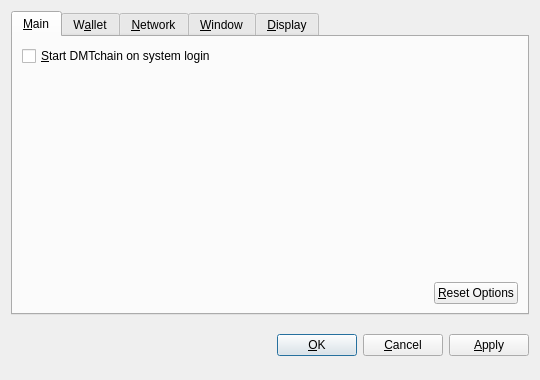
<?xml version="1.0" encoding="UTF-8"?>
<ui version="4.0">
 <class>OptionsDialog</class>
 <widget class="QDialog" name="OptionsDialog">
  <property name="geometry">
   <rect>
    <x>0</x>
    <y>0</y>
    <width>540</width>
    <height>380</height>
   </rect>
  </property>
  <property name="windowTitle">
   <string>Options</string>
  </property>
  <property name="modal">
   <bool>true</bool>
  </property>
  <layout class="QVBoxLayout" name="verticalLayout">
   <item>
    <widget class="QTabWidget" name="tabWidget">
     <property name="tabPosition">
      <enum>QTabWidget::North</enum>
     </property>
     <property name="currentIndex">
      <number>0</number>
     </property>
     <widget class="QWidget" name="tabMain">
      <attribute name="title">
       <string>&amp;Main</string>
      </attribute>
      <layout class="QVBoxLayout" name="verticalLayout_Main">
       <item>
        <widget class="QCheckBox" name="bitcoinAtStartup">
         <property name="toolTip">
          <string>Automatically start DMTchain after logging in to the system.</string>
         </property>
         <property name="text">
          <string>&amp;Start DMTchain on system login</string>
         </property>
        </widget>
       </item>
       <item>
        <spacer name="verticalSpacer_Main">
         <property name="orientation">
          <enum>Qt::Vertical</enum>
         </property>
         <property name="sizeHint" stdset="0">
          <size>
           <width>20</width>
           <height>40</height>
          </size>
         </property>
        </spacer>
       </item>
       <item>
        <layout class="QHBoxLayout" name="horizontalLayout_2_Main">
         <item>
          <spacer name="horizontalSpacer_2_Main">
           <property name="orientation">
            <enum>Qt::Horizontal</enum>
           </property>
           <property name="sizeHint" stdset="0">
            <size>
             <width>40</width>
             <height>20</height>
            </size>
           </property>
          </spacer>
         </item>
         <item>
          <widget class="QPushButton" name="resetButton">
           <property name="toolTip">
            <string>Reset all client options to default.</string>
           </property>
           <property name="text">
            <string>&amp;Reset Options</string>
           </property>
           <property name="autoDefault">
            <bool>false</bool>
           </property>
          </widget>
         </item>
        </layout>
       </item>
      </layout>
     </widget>
     <widget class="QWidget" name="tabWallet">
      <attribute name="title">
       <string>W&amp;allet</string>
      </attribute>
      <layout class="QVBoxLayout" name="verticalLayout_Network">
       <item>
        <widget class="QLabel" name="transactionFeeInfoLabel">
         <property name="text">
          <string>Optional transaction fee per kB that helps make sure your transactions are processed quickly. Most transactions are 1 kB.</string>
         </property>
         <property name="textFormat">
          <enum>Qt::PlainText</enum>
         </property>
         <property name="wordWrap">
          <bool>true</bool>
         </property>
        </widget>
       </item>
       <item>
        <layout class="QHBoxLayout" name="horizontalLayout_1_Main">
         <item>
          <widget class="QLabel" name="transactionFeeLabel">
           <property name="text">
            <string>Pay transaction &amp;fee</string>
           </property>
           <property name="textFormat">
            <enum>Qt::PlainText</enum>
           </property>
           <property name="buddy">
            <cstring>transactionFee</cstring>
           </property>
          </widget>
         </item>
         <item>
          <widget class="BitcoinAmountField" name="transactionFee"/>
         </item>
         <item>
          <spacer name="horizontalSpacer_1_Main">
           <property name="orientation">
            <enum>Qt::Horizontal</enum>
           </property>
           <property name="sizeHint" stdset="0">
            <size>
             <width>40</width>
             <height>20</height>
            </size>
           </property>
          </spacer>
         </item>
        </layout>
       </item>
       <item>
        <widget class="QLabel" name="label">
         <property name="text">
          <string>If you disable the spending of unconfirmed change, the change from a transaction cannot be used until that transaction has at least one confirmation. This also affects how your balance is computed.</string>
         </property>
         <property name="wordWrap">
          <bool>true</bool>
         </property>
        </widget>
       </item>
       <item>
        <widget class="QCheckBox" name="spendZeroConfChange">
         <property name="text">
          <string>Spend unconfirmed change  (experts only)</string>
         </property>
        </widget>
       </item>
       <item>
        <spacer name="verticalSpacer">
         <property name="orientation">
          <enum>Qt::Vertical</enum>
         </property>
         <property name="sizeHint" stdset="0">
          <size>
           <width>20</width>
           <height>40</height>
          </size>
         </property>
        </spacer>
       </item>
      </layout>
     </widget>
     <widget class="QWidget" name="tabNetwork">
      <attribute name="title">
       <string>&amp;Network</string>
      </attribute>
      <layout class="QVBoxLayout" name="verticalLayout_Network">
       <item>
        <widget class="QCheckBox" name="mapPortUpnp">
         <property name="toolTip">
          <string>Automatically open the DMTchain client port on the router. This only works when your router supports UPnP and it is enabled.</string>
         </property>
         <property name="text">
          <string>Map port using &amp;UPnP</string>
         </property>
        </widget>
       </item>
       <item>
        <widget class="QCheckBox" name="connectSocks">
         <property name="toolTip">
          <string>Connect to the DMTchain network through a SOCKS proxy (e.g. when connecting through Tor).</string>
         </property>
         <property name="text">
          <string>&amp;Connect through SOCKS proxy:</string>
         </property>
        </widget>
       </item>
       <item>
        <layout class="QHBoxLayout" name="horizontalLayout_Network">
         <item>
          <widget class="QLabel" name="proxyIpLabel">
           <property name="text">
            <string>Proxy &amp;IP:</string>
           </property>
           <property name="textFormat">
            <enum>Qt::PlainText</enum>
           </property>
           <property name="buddy">
            <cstring>proxyIp</cstring>
           </property>
          </widget>
         </item>
         <item>
          <widget class="QValidatedLineEdit" name="proxyIp">
           <property name="maximumSize">
            <size>
             <width>140</width>
             <height>16777215</height>
            </size>
           </property>
           <property name="toolTip">
            <string>IP address of the proxy (e.g. 127.0.0.1)</string>
           </property>
          </widget>
         </item>
         <item>
          <widget class="QLabel" name="proxyPortLabel">
           <property name="text">
            <string>&amp;Port:</string>
           </property>
           <property name="textFormat">
            <enum>Qt::PlainText</enum>
           </property>
           <property name="buddy">
            <cstring>proxyPort</cstring>
           </property>
          </widget>
         </item>
         <item>
          <widget class="QLineEdit" name="proxyPort">
           <property name="maximumSize">
            <size>
             <width>55</width>
             <height>16777215</height>
            </size>
           </property>
           <property name="toolTip">
            <string>Port of the proxy (e.g. 9050)</string>
           </property>
          </widget>
         </item>
         <item>
          <widget class="QLabel" name="socksVersionLabel">
           <property name="text">
            <string>SOCKS &amp;Version:</string>
           </property>
           <property name="textFormat">
            <enum>Qt::PlainText</enum>
           </property>
           <property name="buddy">
            <cstring>socksVersion</cstring>
           </property>
          </widget>
         </item>
         <item>
          <widget class="QValueComboBox" name="socksVersion">
           <property name="toolTip">
            <string>SOCKS version of the proxy (e.g. 5)</string>
           </property>
          </widget>
         </item>
         <item>
          <spacer name="horizontalSpacer_Network">
           <property name="orientation">
            <enum>Qt::Horizontal</enum>
           </property>
           <property name="sizeHint" stdset="0">
            <size>
             <width>40</width>
             <height>20</height>
            </size>
           </property>
          </spacer>
         </item>
        </layout>
       </item>
       <item>
        <spacer name="verticalSpacer_Network">
         <property name="orientation">
          <enum>Qt::Vertical</enum>
         </property>
         <property name="sizeHint" stdset="0">
          <size>
           <width>20</width>
           <height>40</height>
          </size>
         </property>
        </spacer>
       </item>
      </layout>
     </widget>
     <widget class="QWidget" name="tabWindow">
      <attribute name="title">
       <string>&amp;Window</string>
      </attribute>
      <layout class="QVBoxLayout" name="verticalLayout_Window">
       <item>
        <widget class="QCheckBox" name="minimizeToTray">
         <property name="toolTip">
          <string>Show only a tray icon after minimizing the window.</string>
         </property>
         <property name="text">
          <string>&amp;Minimize to the tray instead of the taskbar</string>
         </property>
        </widget>
       </item>
       <item>
        <widget class="QCheckBox" name="minimizeOnClose">
         <property name="toolTip">
          <string>Minimize instead of exit the application when the window is closed. When this option is enabled, the application will be closed only after selecting Quit in the menu.</string>
         </property>
         <property name="text">
          <string>M&amp;inimize on close</string>
         </property>
        </widget>
       </item>
       <item>
        <spacer name="verticalSpacer_Window">
         <property name="orientation">
          <enum>Qt::Vertical</enum>
         </property>
         <property name="sizeHint" stdset="0">
          <size>
           <width>20</width>
           <height>40</height>
          </size>
         </property>
        </spacer>
       </item>
      </layout>
     </widget>
     <widget class="QWidget" name="tabDisplay">
      <attribute name="title">
       <string>&amp;Display</string>
      </attribute>
      <layout class="QVBoxLayout" name="verticalLayout_Display">
       <item>
        <layout class="QHBoxLayout" name="horizontalLayout_1_Display">
         <item>
          <widget class="QLabel" name="langLabel">
           <property name="text">
            <string>User Interface &amp;language:</string>
           </property>
           <property name="textFormat">
            <enum>Qt::PlainText</enum>
           </property>
           <property name="buddy">
            <cstring>lang</cstring>
           </property>
          </widget>
         </item>
         <item>
          <widget class="QValueComboBox" name="lang">
           <property name="toolTip">
            <string>The user interface language can be set here. This setting will take effect after restarting DMTchain.</string>
           </property>
          </widget>
         </item>
        </layout>
       </item>
       <item>
        <layout class="QHBoxLayout" name="horizontalLayout_2_Display">
         <item>
          <widget class="QLabel" name="unitLabel">
           <property name="text">
            <string>&amp;Unit to show amounts in:</string>
           </property>
           <property name="textFormat">
            <enum>Qt::PlainText</enum>
           </property>
           <property name="buddy">
            <cstring>unit</cstring>
           </property>
          </widget>
         </item>
         <item>
          <widget class="QValueComboBox" name="unit">
           <property name="toolTip">
            <string>Choose the default subdivision unit to show in the interface and when sending coins.</string>
           </property>
          </widget>
         </item>
        </layout>
       </item>
       <item>
        <widget class="QCheckBox" name="displayAddresses">
         <property name="toolTip">
          <string>Whether to show DMTchain addresses in the transaction list or not.</string>
         </property>
         <property name="text">
          <string>&amp;Display addresses in transaction list</string>
         </property>
        </widget>
       </item>
       <item>
        <widget class="QCheckBox" name="coinControlFeatures">
         <property name="toolTip">
          <string>Whether to show coin control features or not.</string>
         </property>
         <property name="text">
          <string>Display coin &amp;control features (experts only!)</string>
         </property>
        </widget>
       </item>
       <item>
        <spacer name="verticalSpacer_Display">
         <property name="orientation">
          <enum>Qt::Vertical</enum>
         </property>
         <property name="sizeHint" stdset="0">
          <size>
           <width>20</width>
           <height>40</height>
          </size>
         </property>
        </spacer>
       </item>
      </layout>
     </widget>
    </widget>
   </item>
   <item>
    <layout class="QHBoxLayout" name="horizontalLayout_Buttons">
     <item>
      <spacer name="horizontalSpacer_1">
       <property name="orientation">
        <enum>Qt::Horizontal</enum>
       </property>
       <property name="sizeHint" stdset="0">
        <size>
         <width>40</width>
         <height>48</height>
        </size>
       </property>
      </spacer>
     </item>
     <item>
      <widget class="QLabel" name="statusLabel">
       <property name="font">
        <font>
         <weight>75</weight>
         <bold>true</bold>
        </font>
       </property>
       <property name="text">
        <string/>
       </property>
       <property name="textFormat">
        <enum>Qt::PlainText</enum>
       </property>
       <property name="wordWrap">
        <bool>true</bool>
       </property>
      </widget>
     </item>
     <item>
      <spacer name="horizontalSpacer_2">
       <property name="orientation">
        <enum>Qt::Horizontal</enum>
       </property>
       <property name="sizeHint" stdset="0">
        <size>
         <width>40</width>
         <height>48</height>
        </size>
       </property>
      </spacer>
     </item>
     <item>
      <widget class="QPushButton" name="okButton">
       <property name="text">
        <string>&amp;OK</string>
       </property>
      </widget>
     </item>
     <item>
      <widget class="QPushButton" name="cancelButton">
       <property name="text">
        <string>&amp;Cancel</string>
       </property>
       <property name="autoDefault">
        <bool>false</bool>
       </property>
      </widget>
     </item>
     <item>
      <widget class="QPushButton" name="applyButton">
       <property name="text">
        <string>&amp;Apply</string>
       </property>
       <property name="autoDefault">
        <bool>false</bool>
       </property>
      </widget>
     </item>
    </layout>
   </item>
  </layout>
 </widget>
 <customwidgets>
  <customwidget>
   <class>BitcoinAmountField</class>
   <extends>QSpinBox</extends>
   <header>bitcoinamountfield.h</header>
  </customwidget>
  <customwidget>
   <class>QValueComboBox</class>
   <extends>QComboBox</extends>
   <header>qvaluecombobox.h</header>
  </customwidget>
  <customwidget>
   <class>QValidatedLineEdit</class>
   <extends>QLineEdit</extends>
   <header>qvalidatedlineedit.h</header>
  </customwidget>
 </customwidgets>
 <resources/>
 <connections/>
</ui>
